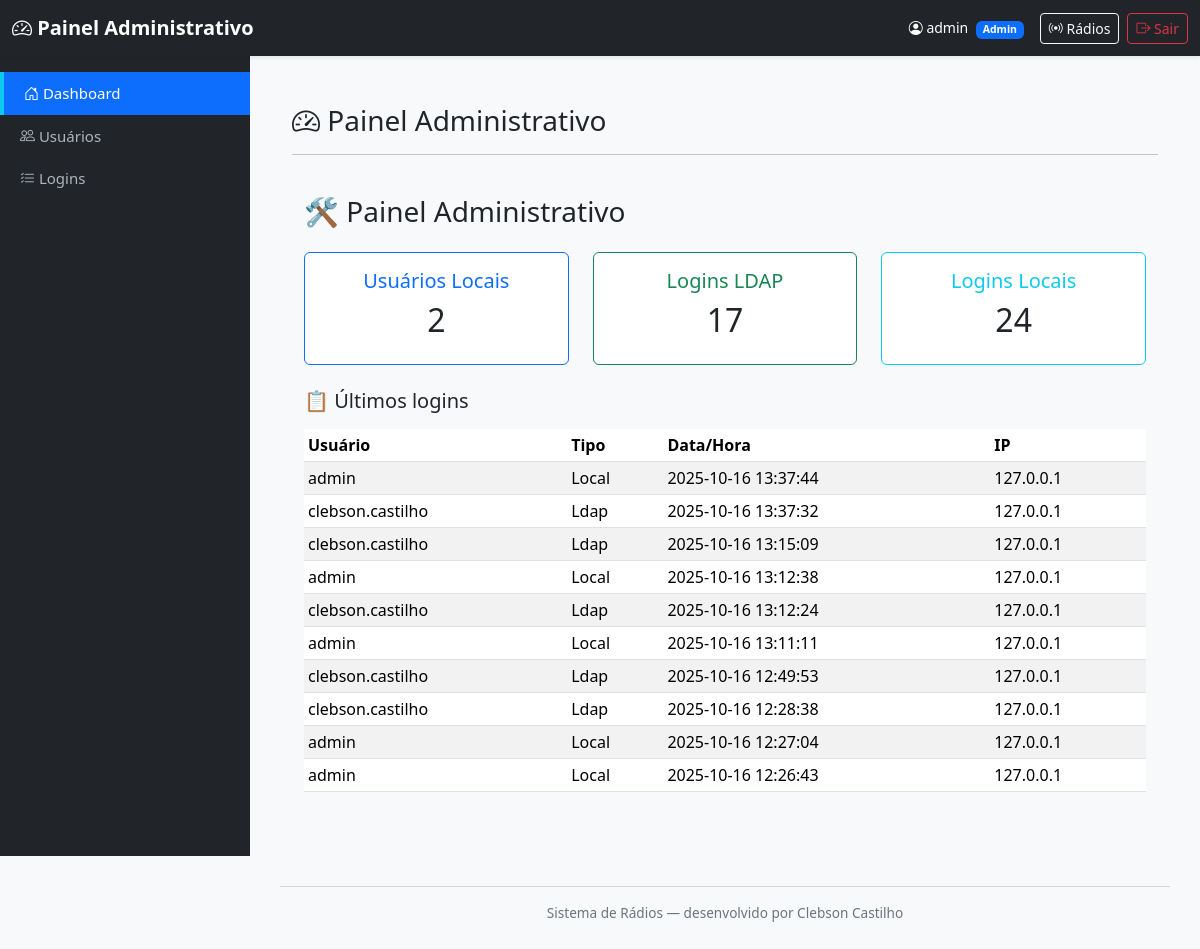
The page /admin/dashboard (signed in) on the database as committed earlier.
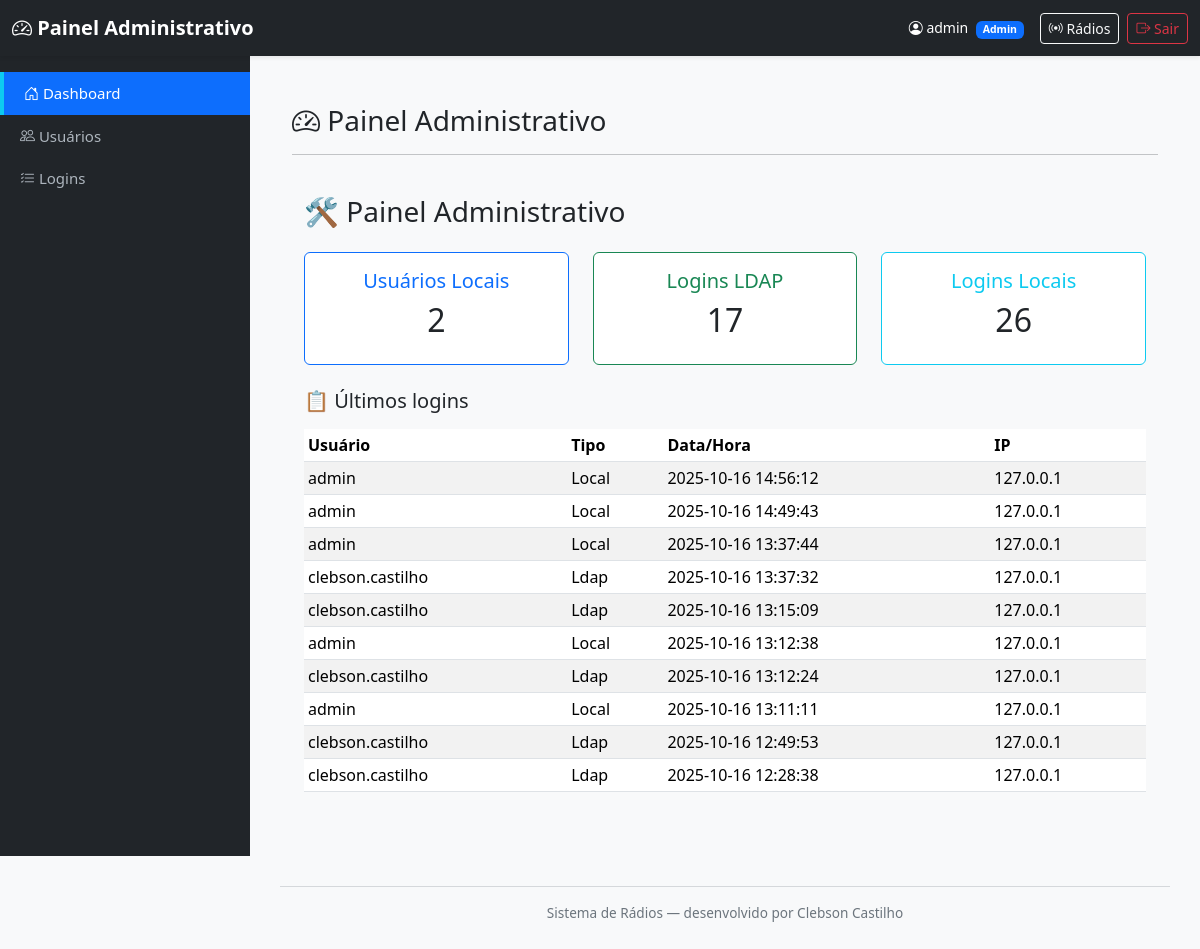
The same page on the database as committed later.
### tables this page shows
CREATE TABLE logins (
            id INTEGER PRIMARY KEY AUTOINCREMENT,
            usuario TEXT NOT NULL,
            tipo_login TEXT NOT NULL,
            data_hora TEXT NOT NULL,
            ip TEXT
        );

### mod_admin/routes.py (the view)
@bp_admin.route('/admin/dashboard')
@admin_required   # ✅ Decorator direto
def dashboard():
    total_usuarios = contar_usuarios()
    logins = contar_logins()
    total_local = logins.get("local", 0)
    total_ldap = logins.get("ldap", 0)
    logs = listar_logins(10)
    usuarios = listar_usuarios()
    return render_template(
        'admin_dashboard.html',
        total_usuarios=total_usuarios,
        total_local=total_local,
        total_ldap=total_ldap,
        logs=logs,
        usuarios=usuarios
    )

### mod_admin/models.py (called while the page is built)
def get_connection():
    conn = sqlite3.connect(DB_PATH, check_same_thread=False)
    conn.row_factory = sqlite3.Row
    return conn

def listar_logins(limit=100):
    conn = get_connection()
    cur = conn.cursor()
    cur.execute("""
        SELECT usuario, tipo_login, data_hora, ip
        FROM logins
        ORDER BY id DESC
        LIMIT ?
    """, (limit,))
    registros = cur.fetchall()
    conn.close()
    return registros

def contar_logins():
    conn = get_connection()
    cur = conn.cursor()
    cur.execute("SELECT COUNT(*) FROM logins WHERE tipo_login='local'")
    total_local = cur.fetchone()[0]
    cur.execute("SELECT COUNT(*) FROM logins WHERE tipo_login='ldap'")
    total_ldap = cur.fetchone()[0]
    conn.close()
    return {"local": total_local, "ldap": total_ldap}

def listar_usuarios():
    conn = get_connection()
    cur = conn.cursor()
    cur.execute("""
        CREATE TABLE IF NOT EXISTS usuarios (
            id INTEGER PRIMARY KEY AUTOINCREMENT,
            nome TEXT,
            usuario TEXT UNIQUE,
            senha TEXT,
            tipo TEXT
        )
    """)
    cur.execute("SELECT id, nome, usuario, tipo FROM usuarios ORDER BY id ASC")
    usuarios = cur.fetchall()
    conn.close()
    return usuarios

def contar_usuarios():
    conn = get_connection()
    cur = conn.cursor()
    cur.execute("SELECT COUNT(*) FROM usuarios")
    total = cur.fetchone()[0]
    conn.close()
    return total

### mod_auth/utils.py (called while the page is built)
def admin_required(f):
    @wraps(f)
    def decorated_function(*args, **kwargs):
        user = session.get('user')
        if not user:
            flash("⚠️ Faça login para continuar.", "warning")
            return redirect(url_for('auth.login'))
        if user.get('tipo') != 'admin':
            template = current_app.jinja_env.get_or_select_template("error_403.html")
            return template.render(user=user), 403
        return f(*args, **kwargs)
    return decorated_function

### mod_admin/templates/admin_dashboard.html (shortened to what this page needs)
{% extends "admin_base.html" %}
{% block content %}
<div class="container py-4">
  <h3><i class="bi bi-speedometer2"></i> Painel Administrativo </h3>
  <hr>
  <div class="container py-4">
    <h3 class="mb-4">🛠 Painel Administrativo</h3>
    <div class="row text-center mb-4">
      <div class="col-md-4">
        <div class="card border-primary">
          <div class="card-body">
            <h5 class="text-primary">Usuários Locais</h5>
            <h2>{{ total_usuarios }}</h2>
          </div>
        </div>
      </div>
      <div class="col-md-4">
        <div class="card border-success">
          <div class="card-body">
            <h5 class="text-success">Logins LDAP</h5>
            <h2>{{ total_ldap }}</h2>
          </div>
        </div>
      </div>
      <div class="col-md-4">
        <div class="card border-info">
          <div class="card-body">
            <h5 class="text-info">Logins Locais</h5>
            <h2>{{ total_local }}</h2>
          </div>
        </div>
      </div>
    </div>
    <h5 class="mb-3">📋 Últimos logins</h5>
    <table class="table table-sm table-striped">
      <thead>
        <tr>
          <th>Usuário</th>
          <th>Tipo</th>
          <th>Data/Hora</th>
          <th>IP</th>
        </tr>
      </thead>
      <tbody>
        {% for u, t, d, i in logs %}
        <tr>
          <td>{{ u }}</td>
          <td>{{ t|capitalize }}</td>
          <td>{{ d }}</td>
          <td>{{ i or '-' }}</td>
        </tr>
        {% endfor %}
      </tbody>
    </table>
  </div>
</div>
{% endblock %}

### templates/admin_base.html (shortened to what this page needs)
<!DOCTYPE html>
<html lang="pt-BR">
<head>
  <link href="https://cdn.jsdelivr.net/npm/bootstrap@5.3.3/dist/css/bootstrap.min.css" rel="stylesheet">
  <link href="https://cdn.jsdelivr.net/npm/bootstrap-icons@1.11.3/font/bootstrap-icons.css" rel="stylesheet">
</head>
<body class="bg-light">
  <nav class="navbar navbar-dark bg-dark fixed-top shadow-sm">
    <div class="container-fluid d-flex justify-content-between align-items-center">
      <span class="navbar-brand mb-0 h5">
        <i class="bi bi-speedometer2"></i> Painel Administrativo
      </span>
      <div class="d-flex align-items-center">
        <span class="text-white small me-3">
          <i class="bi bi-person-circle"></i>
          {% if session.user %}
          {{ session.user.usuario }}
          <span class="badge bg-{% if session.user.tipo == 'admin' %}primary{% else %}secondary{% endif %} ms-1">
            {{ session.user.tipo|capitalize }}
          </span>
          {% endif %}
        </span>
        <a href="{{ url_for('radio.select_radio') }}" class="btn btn-outline-light btn-sm me-2">
          <i class="bi bi-broadcast"></i> Rádios
        </a>
        <a href="{{ url_for('auth.logout') }}" class="btn btn-outline-danger btn-sm">
          <i class="bi bi-box-arrow-right"></i> Sair
        </a>
      </div>
    </div>
  </nav>
  <div class="sidebar bg-dark" id="sidebar">
    <a href="{{ url_for('admin.dashboard') }}" class="{% if request.endpoint == 'admin.dashboard' %}active{% endif %}">
      <i class="bi bi-house-door"></i> Dashboard
    </a>
    <a href="{{ url_for('admin.usuarios') }}" class="{% if request.endpoint == 'admin.usuarios' %}active{% endif %}">
      <i class="bi bi-people"></i> Usuários
    </a>
    <a href="{{ url_for('admin.logins') }}" class="{% if request.endpoint == 'admin.logins' %}active{% endif %}">
      <i class="bi bi-list-check"></i> Logins
    </a>
  </div>
  <div class="content">
    {% block content %}
    {% endblock %}
    <footer>
      <hr>
      Sistema de Rádios — desenvolvido por Clebson Castilho
    </footer>
  </div>
</body>
</html>

### templates/admin_base.html (style rules this page uses)
body { background-color: #f8f9fa; overflow-x: hidden; }
.navbar { height: 56px; }
.sidebar { width: 250px; height: 100vh; background-color: #212529; position: fixed; top: 56px; left: 0; padding-top: 1rem; overflow-y: auto; transition: left 0.3s ease-in-out; }
.sidebar a { color: #adb5bd; text-decoration: none; display: block; padding: 10px 20px; font-size: 15px; }
.sidebar a:hover, .sidebar a.active { background-color: #0d6efd; color: white; border-left: 4px solid #0dcaf0; }
.content { margin-left: 250px; padding: 80px 30px 30px; transition: margin-left 0.3s ease; }
.navbar-brand { font-weight: bold; }
footer { text-align: center; font-size: 0.85rem; color: #6c757d; margin-top: 30px; }

Rows that differ between the two databases and show on the page:
no longer on this page (row unchanged): logins: usuario "admin", tipo_login "Local", data_hora "2025-10-16 12:27:04", ip "127.0.0.1"
no longer on this page (row unchanged): logins: usuario "admin", tipo_login "Local", data_hora "2025-10-16 12:26:43", ip "127.0.0.1"
added logins: usuario "admin", tipo_login "Local", data_hora "2025-10-16 14:56:12", ip "127.0.0.1"
added logins: usuario "admin", tipo_login "Local", data_hora "2025-10-16 14:49:43", ip "127.0.0.1"
Other text that changed with them:
{{ total_local }}: "24" → "26"
